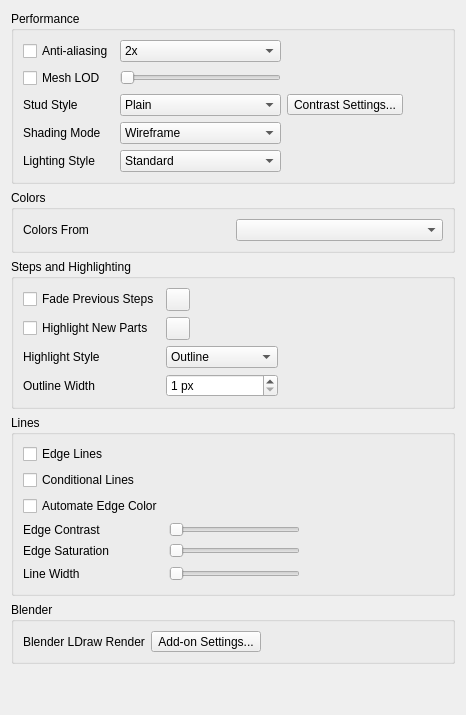
     <widget class="QWidget" name="tabRendering">
      <property name="whatsThis">
       <string>&lt;p&gt;&lt;b&gt;Rendering Preferences&lt;/b&gt;&lt;/p&gt;&lt;p&gt;Control shading, stud geometry, colors, selection appearance, edges, and step effects. Some options are unavailable when the graphics system does not support them.&lt;/p&gt;</string>
      </property>
      <attribute name="title">
       <string>Rendering</string>
      </attribute>
      <layout class="QVBoxLayout" name="verticalLayout_8" stretch="0,0,0,0,0,1">
       <item>
        <widget class="QGroupBox" name="PerformanceGroup">
         <property name="title">
          <string>Performance</string>
         </property>
         <layout class="QGridLayout" name="PerformanceLayout">
          <item row="0" column="0">
           <widget class="QCheckBox" name="antiAliasing">
            <property name="toolTip">
             <string>Smooth jagged edges in model views; changes require restarting StudWorx.</string>
            </property>
            <property name="text">
             <string>Anti-aliasing</string>
            </property>
           </widget>
          </item>
          <item row="0" column="1">
           <widget class="QComboBox" name="antiAliasingSamples">
            <property name="accessibleName">
             <string>Antialiasing Samples</string>
            </property>
            <property name="toolTip">
             <string>Choose the antialiasing sample count; more samples can use more graphics resources.</string>
            </property>
            <item>
             <property name="text">
              <string>2x</string>
             </property>
            </item>
            <item>
             <property name="text">
              <string>4x</string>
             </property>
            </item>
            <item>
             <property name="text">
              <string>8x</string>
             </property>
            </item>
           </widget>
          </item>
          <item row="1" column="0">
           <widget class="QCheckBox" name="MeshLOD">
            <property name="toolTip">
             <string>Use simpler meshes for distant parts to improve display performance.</string>
            </property>
            <property name="text">
             <string>Mesh LOD</string>
            </property>
           </widget>
          </item>
          <item row="1" column="1">
           <widget class="QSlider" name="MeshLODSlider">
            <property name="accessibleName">
             <string>Mesh Detail Distance</string>
            </property>
            <property name="toolTip">
             <string>Set the distance from the camera in LDraw units (ldu, 20 ldu per stud) beyond which parts draw simpler studs.</string>
            </property>
            <property name="sizePolicy">
             <sizepolicy hsizetype="Minimum" vsizetype="Fixed">
              <horstretch>0</horstretch>
              <verstretch>0</verstretch>
             </sizepolicy>
            </property>
            <property name="orientation">
             <enum>Qt::Orientation::Horizontal</enum>
            </property>
            <property name="tickPosition">
             <enum>QSlider::TickPosition::NoTicks</enum>
            </property>
           </widget>
          </item>
          <item row="1" column="2">
           <widget class="QLabel" name="MeshLODLabel">
            <property name="text">
             <string/>
            </property>
           </widget>
          </item>
          <item row="2" column="0">
           <widget class="QLabel" name="label_24">
            <property name="toolTip">
             <string>Choose stud geometry and the high contrast stud styles.</string>
            </property>
            <property name="buddy">
             <cstring>studStyleCombo</cstring>
            </property>
            <property name="text">
             <string>Stud Style</string>
            </property>
           </widget>
          </item>
          <item row="2" column="1">
           <widget class="QComboBox" name="studStyleCombo">
            <property name="accessibleName">
             <string>Stud Style</string>
            </property>
            <property name="toolTip">
             <string>Choose stud geometry and the high contrast stud styles.</string>
            </property>
            <item>
             <property name="text">
              <string>Plain</string>
             </property>
            </item>
            <item>
             <property name="text">
              <string>Thin Lines Logo</string>
             </property>
            </item>
            <item>
             <property name="text">
              <string>Outline Logo</string>
             </property>
            </item>
            <item>
             <property name="text">
              <string>Sharp Top Logo</string>
             </property>
            </item>
            <item>
             <property name="text">
              <string>Rounded Top Logo</string>
             </property>
            </item>
            <item>
             <property name="text">
              <string>Flattened Logo</string>
             </property>
            </item>
            <item>
             <property name="text">
              <string>High Contrast</string>
             </property>
            </item>
            <item>
             <property name="text">
              <string>High Contrast with Logo</string>
             </property>
            </item>
           </widget>
          </item>
          <item row="2" column="2">
           <widget class="QToolButton" name="HighContrastButton">
            <property name="toolTip">
             <string>Configure colors and the light/dark threshold for high contrast stud styles.</string>
            </property>
            <property name="text">
             <string>Contrast Settings...</string>
            </property>
           </widget>
          </item>
          <item row="3" column="0">
           <widget class="QLabel" name="label_3">
            <property name="toolTip">
             <string>Choose how part surfaces and edges are drawn in model views.</string>
            </property>
            <property name="buddy">
             <cstring>ShadingMode</cstring>
            </property>
            <property name="text">
             <string>Shading Mode</string>
            </property>
           </widget>
          </item>
          <item row="3" column="1">
           <widget class="QComboBox" name="ShadingMode">
            <property name="accessibleName">
             <string>Shading Mode</string>
            </property>
            <property name="toolTip">
             <string>Choose how part surfaces and edges are drawn in model views.</string>
            </property>
            <item>
             <property name="text">
              <string>Wireframe</string>
             </property>
            </item>
            <item>
             <property name="text">
              <string>Flat Shading</string>
             </property>
            </item>
            <item>
             <property name="text">
              <string>Default Lights</string>
             </property>
            </item>
           </widget>
          </item>
          <item row="4" column="0">
           <widget class="QLabel" name="LightingStyleLabel">
            <property name="toolTip">
             <string>Choose how the Default Lights shading mode lights parts in every view: Standard uses one light with a soft highlight, Studio adds fill and rim lights, Matte drops the highlights and Toon uses flat cel shading bands.</string>
            </property>
            <property name="buddy">
             <cstring>LightingStyle</cstring>
            </property>
            <property name="text">
             <string>Lighting Style</string>
            </property>
           </widget>
          </item>
          <item row="4" column="1">
           <widget class="QComboBox" name="LightingStyle">
            <property name="accessibleName">
             <string>Lighting Style</string>
            </property>
            <property name="toolTip">
             <string>Choose how the Default Lights shading mode lights parts in every view: Standard uses one light with a soft highlight, Studio adds fill and rim lights, Matte drops the highlights and Toon uses flat cel shading bands.</string>
            </property>
            <item>
             <property name="text">
              <string>Standard</string>
             </property>
            </item>
            <item>
             <property name="text">
              <string>Studio</string>
             </property>
            </item>
            <item>
             <property name="text">
              <string>Matte</string>
             </property>
            </item>
            <item>
             <property name="text">
              <string>Toon</string>
             </property>
            </item>
           </widget>
          </item>
          <item row="0" column="3">
           <spacer name="horizontalSpacer_2">
            <property name="orientation">
             <enum>Qt::Orientation::Horizontal</enum>
            </property>
            <property name="sizeHint" stdset="0">
             <size>
              <width>40</width>
              <height>20</height>
             </size>
            </property>
           </spacer>
          </item>
         </layout>
        </widget>
       </item>
       <item>
        <widget class="QGroupBox" name="ColorsGroup">
         <property name="title">
          <string>Colors</string>
         </property>
         <layout class="QGridLayout" name="ColorsLayout">
          <item row="0" column="0">
           <widget class="QLabel" name="ColorSourceLabel">
            <property name="toolTip">
             <string>Choose where the LDraw colors and their edge lines come from: the file inside the parts library, or one of your own LDraw color configuration files set under Reference Paths.</string>
            </property>
            <property name="text">
             <string>Colors From</string>
            </property>
            <property name="buddy">
             <cstring>ColorSourceCombo</cstring>
            </property>
           </widget>
          </item>
          <item row="0" column="1">
           <widget class="QComboBox" name="ColorSourceCombo">
            <property name="accessibleName">
             <string>Colors From</string>
            </property>
            <property name="toolTip">
             <string>Choose where the LDraw colors and their edge lines come from: the file inside the parts library, or one of your own LDraw color configuration files set under Reference Paths.</string>
            </property>
           </widget>
          </item>
         </layout>
        </widget>
       </item>
       <item>
        <widget class="QGroupBox" name="StepsGroup">
         <property name="title">
          <string>Steps and Highlighting</string>
         </property>
         <layout class="QGridLayout" name="StepsLayout">
          <item row="0" column="0">
           <widget class="QCheckBox" name="FadeSteps">
            <property name="toolTip">
             <string>Tint parts from previous building steps with the chosen fade color.</string>
            </property>
            <property name="text">
             <string>Fade Previous Steps</string>
            </property>
           </widget>
          </item>
          <item row="0" column="1">
           <widget class="QToolButton" name="FadeStepsColor">
            <property name="accessibleName">
             <string>Previous Step Color</string>
            </property>
            <property name="toolTip">
             <string>Choose the tint used for parts from previous steps.</string>
            </property>
            <property name="text">
             <string/>
            </property>
           </widget>
          </item>
          <item row="1" column="0">
           <widget class="QCheckBox" name="HighlightNewParts">
            <property name="toolTip">
             <string>Highlight parts introduced in the current building step.</string>
            </property>
            <property name="text">
             <string>Highlight New Parts</string>
            </property>
           </widget>
          </item>
          <item row="1" column="1">
           <widget class="QToolButton" name="HighlightNewPartsColor">
            <property name="accessibleName">
             <string>New Part Highlight Color</string>
            </property>
            <property name="toolTip">
             <string>Choose the highlight color for parts in the current step.</string>
            </property>
            <property name="text">
             <string/>
            </property>
           </widget>
          </item>
          <item row="2" column="0">
           <widget class="QLabel" name="HighlightRenderModeLabel">
            <property name="whatsThis">
             <string>&lt;p&gt;&lt;b&gt;Highlight Style&lt;/b&gt;&lt;/p&gt;&lt;p&gt;Choose how selected parts and parts added in the current step are highlighted in the viewport. Outline uses fading outlines in the selection, focus, or new-part highlight color. Selected parts also receive a faint fill over obscured portions. Tint and Edges uses tinted faces and colored edges for selection, and colored edges for new parts.&lt;/p&gt;&lt;p&gt;New-part highlighting requires Highlight New Parts. Wireframe views, image exports, and systems without outline support use Tint and Edges.&lt;/p&gt;</string>
            </property>
            <property name="toolTip">
             <string>Choose how selected parts and new parts are highlighted in the viewport.</string>
            </property>
            <property name="text">
             <string>Highlight Style</string>
            </property>
            <property name="buddy">
             <cstring>HighlightRenderMode</cstring>
            </property>
           </widget>
          </item>
          <item row="2" column="1">
           <widget class="QComboBox" name="HighlightRenderMode">
            <property name="accessibleName">
             <string>Highlight Style</string>
            </property>
            <property name="whatsThis">
             <string>&lt;p&gt;&lt;b&gt;Highlight Style&lt;/b&gt;&lt;/p&gt;&lt;p&gt;Choose how selected parts and parts added in the current step are highlighted in the viewport. Outline uses fading outlines in the selection, focus, or new-part highlight color. Selected parts also receive a faint fill over obscured portions. Tint and Edges uses tinted faces and colored edges for selection, and colored edges for new parts.&lt;/p&gt;&lt;p&gt;New-part highlighting requires Highlight New Parts. Wireframe views, image exports, and systems without outline support use Tint and Edges.&lt;/p&gt;</string>
            </property>
            <property name="toolTip">
             <string>Choose how selected parts and new parts are highlighted in the viewport.</string>
            </property>
            <item>
             <property name="text">
              <string>Outline</string>
             </property>
            </item>
            <item>
             <property name="text">
              <string>Tint and Edges</string>
             </property>
            </item>
           </widget>
          </item>
          <item row="3" column="0">
           <widget class="QLabel" name="SelectionOutlineWidthLabel">
            <property name="toolTip">
             <string>Choose the thickness of the outline drawn around selected parts and new parts.</string>
            </property>
            <property name="text">
             <string>Outline Width</string>
            </property>
            <property name="buddy">
             <cstring>SelectionOutlineWidth</cstring>
            </property>
           </widget>
          </item>
          <item row="3" column="1">
           <widget class="swRangeSpinBox" name="SelectionOutlineWidth">
            <property name="accessibleName">
             <string>Outline Width</string>
            </property>
            <property name="toolTip">
             <string>Choose the thickness of the outline drawn around selected parts and new parts.</string>
            </property>
            <property name="suffix">
             <string> px</string>
            </property>
            <property name="minimum">
             <number>1</number>
            </property>
            <property name="maximum">
             <number>8</number>
            </property>
           </widget>
          </item>
          <item row="0" column="3">
           <spacer name="StepsSpacer">
            <property name="orientation">
             <enum>Qt::Orientation::Horizontal</enum>
            </property>
            <property name="sizeHint" stdset="0">
             <size>
              <width>40</width>
              <height>20</height>
             </size>
            </property>
           </spacer>
          </item>
         </layout>
        </widget>
       </item>
       <item>
        <widget class="QGroupBox" name="groupBox_8">
         <property name="title">
          <string>Lines</string>
         </property>
         <layout class="QGridLayout" name="gridLayout_5">
          <item row="5" column="2">
           <widget class="QLabel" name="LineWidthLabel">
            <property name="text">
             <string/>
            </property>
           </widget>
          </item>
          <item row="1" column="0">
           <widget class="QCheckBox" name="ConditionalLinesCheckBox">
            <property name="toolTip">
             <string>Draw conditional lines where needed to show curved part surfaces.</string>
            </property>
            <property name="text">
             <string>Conditional Lines</string>
            </property>
           </widget>
          </item>
          <item row="5" column="3">
           <spacer name="horizontalSpacer_9">
            <property name="orientation">
             <enum>Qt::Orientation::Horizontal</enum>
            </property>
            <property name="sizeHint" stdset="0">
             <size>
              <width>40</width>
              <height>20</height>
             </size>
            </property>
           </spacer>
          </item>
          <item row="5" column="0">
           <widget class="QLabel" name="label_26">
            <property name="toolTip">
             <string>Set edge-line width within the range supported by the graphics system.</string>
            </property>
            <property name="buddy">
             <cstring>LineWidthSlider</cstring>
            </property>
            <property name="text">
             <string>Line Width</string>
            </property>
           </widget>
          </item>
          <item row="5" column="1">
           <widget class="QSlider" name="LineWidthSlider">
            <property name="accessibleName">
             <string>Line Width</string>
            </property>
            <property name="toolTip">
             <string>Set edge-line width within the range supported by the graphics system.</string>
            </property>
            <property name="sizePolicy">
             <sizepolicy hsizetype="Expanding" vsizetype="Fixed">
              <horstretch>0</horstretch>
              <verstretch>0</verstretch>
             </sizepolicy>
            </property>
            <property name="orientation">
             <enum>Qt::Orientation::Horizontal</enum>
            </property>
            <property name="tickPosition">
             <enum>QSlider::TickPosition::NoTicks</enum>
            </property>
           </widget>
          </item>
          <item row="0" column="0">
           <widget class="QCheckBox" name="edgeLines">
            <property name="toolTip">
             <string>Draw the edge lines defined by each part.</string>
            </property>
            <property name="text">
             <string>Edge Lines</string>
            </property>
           </widget>
          </item>
          <item row="2" column="0">
           <widget class="QCheckBox" name="AutomateEdgeColor">
            <property name="toolTip">
             <string>Calculate edge colors from part colors instead of using their defined edge colors.</string>
            </property>
            <property name="text">
             <string>Automate Edge Color</string>
            </property>
           </widget>
          </item>
          <item row="3" column="0">
           <widget class="QLabel" name="EdgeContrastTitle">
            <property name="toolTip">
             <string>Set the contrast between automated edge colors and part surfaces from 0.00 to 1.00 (default 0.50).</string>
            </property>
            <property name="text">
             <string>Edge Contrast</string>
            </property>
            <property name="buddy">
             <cstring>EdgeContrastSlider</cstring>
            </property>
           </widget>
          </item>
          <item row="3" column="1">
           <widget class="QSlider" name="EdgeContrastSlider">
            <property name="accessibleName">
             <string>Edge Contrast</string>
            </property>
            <property name="toolTip">
             <string>Set the contrast between automated edge colors and part surfaces from 0.00 to 1.00 (default 0.50).</string>
            </property>
            <property name="sizePolicy">
             <sizepolicy hsizetype="Expanding" vsizetype="Fixed">
              <horstretch>0</horstretch>
              <verstretch>0</verstretch>
             </sizepolicy>
            </property>
            <property name="maximum">
             <number>100</number>
            </property>
            <property name="orientation">
             <enum>Qt::Orientation::Horizontal</enum>
            </property>
           </widget>
          </item>
          <item row="3" column="2">
           <widget class="QLabel" name="EdgeContrastLabel">
            <property name="text">
             <string/>
            </property>
           </widget>
          </item>
          <item row="4" column="0">
           <widget class="QLabel" name="EdgeSaturationTitle">
            <property name="toolTip">
             <string>Set the saturation of automated edge colors from 0.00 to 1.00 (default 0.50).</string>
            </property>
            <property name="text">
             <string>Edge Saturation</string>
            </property>
            <property name="buddy">
             <cstring>EdgeSaturationSlider</cstring>
            </property>
           </widget>
          </item>
          <item row="4" column="1">
           <widget class="QSlider" name="EdgeSaturationSlider">
            <property name="accessibleName">
             <string>Edge Saturation</string>
            </property>
            <property name="toolTip">
             <string>Set the saturation of automated edge colors from 0.00 to 1.00 (default 0.50).</string>
            </property>
            <property name="sizePolicy">
             <sizepolicy hsizetype="Expanding" vsizetype="Fixed">
              <horstretch>0</horstretch>
              <verstretch>0</verstretch>
             </sizepolicy>
            </property>
            <property name="maximum">
             <number>100</number>
            </property>
            <property name="orientation">
             <enum>Qt::Orientation::Horizontal</enum>
            </property>
           </widget>
          </item>
          <item row="4" column="2">
           <widget class="QLabel" name="EdgeSaturationLabel">
            <property name="text">
             <string/>
            </property>
           </widget>
          </item>
         </layout>
        </widget>
       </item>
       <item>
        <widget class="QGroupBox" name="BlenderGroup">
         <property name="title">
          <string>Blender</string>
         </property>
         <layout class="QGridLayout" name="BlenderLayout">
          <item row="0" column="0">
           <widget class="QLabel" name="label_39">
            <property name="whatsThis">
             <string>&lt;p&gt;&lt;b&gt;Blender Add-on Settings&lt;/b&gt;&lt;/p&gt;&lt;p&gt;Open the separate Blender configuration dialog. Its Apply action saves its settings independently of Preferences, and choosing an executable or importer can configure Blender immediately.&lt;/p&gt;</string>
            </property>
            <property name="toolTip">
             <string>Configure Blender and its LDraw import and render add-ons.</string>
            </property>
            <property name="buddy">
             <cstring>BlenderAddonSettingsButton</cstring>
            </property>
            <property name="text">
             <string>Blender LDraw Render</string>
            </property>
           </widget>
          </item>
          <item row="0" column="1">
           <widget class="QToolButton" name="BlenderAddonSettingsButton">
            <property name="accessibleName">
             <string>Blender LDraw Render</string>
            </property>
            <property name="whatsThis">
             <string>&lt;p&gt;&lt;b&gt;Blender Add-on Settings&lt;/b&gt;&lt;/p&gt;&lt;p&gt;Open the separate Blender configuration dialog. Its Apply action saves its settings independently of Preferences, and choosing an executable or importer can configure Blender immediately.&lt;/p&gt;</string>
            </property>
            <property name="toolTip">
             <string>Configure Blender and its LDraw import and render add-ons.</string>
            </property>
            <property name="text">
             <string>Add-on Settings...</string>
            </property>
           </widget>
          </item>
          <item row="0" column="3">
           <spacer name="BlenderSpacer">
            <property name="orientation">
             <enum>Qt::Orientation::Horizontal</enum>
            </property>
            <property name="sizeHint" stdset="0">
             <size>
              <width>40</width>
              <height>20</height>
             </size>
            </property>
           </spacer>
          </item>
         </layout>
        </widget>
       </item>
       <item>
        <spacer name="verticalSpacer">
         <property name="orientation">
          <enum>Qt::Orientation::Vertical</enum>
         </property>
         <property name="sizeHint" stdset="0">
          <size>
           <width>20</width>
           <height>40</height>
          </size>
         </property>
        </spacer>
       </item>
      </layout>
     </widget>
